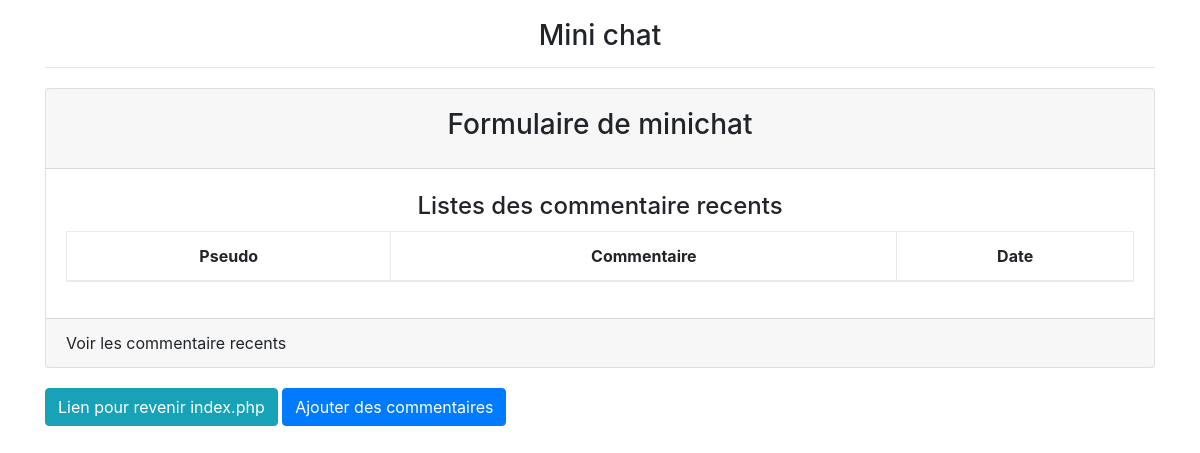
Before: /minichat.php with the older database file.
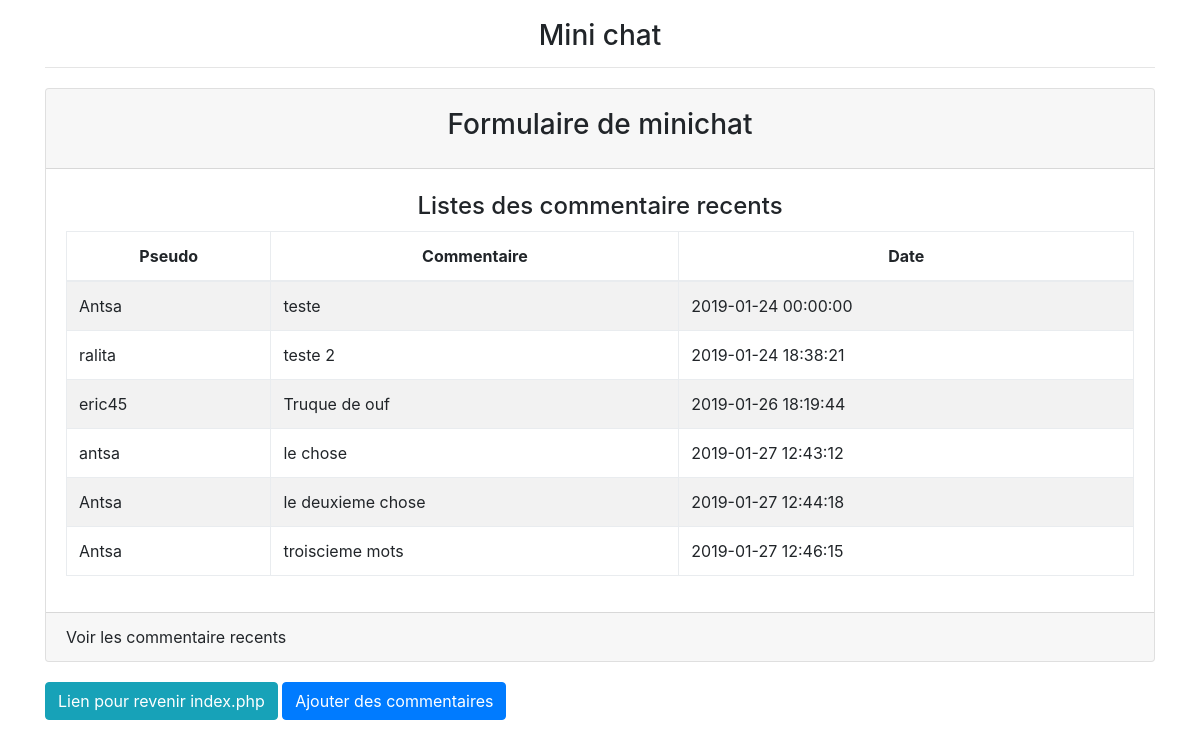
After: the same page with the newer database file.
### tables this page shows
CREATE TABLE IF NOT EXISTS `minichat` (
  `id` int(11) NOT NULL,
  `pseudo` varchar(150) NOT NULL,
  `commentaire` varchar(250) NOT NULL,
  `dateInsert` datetime NOT NULL
);

### function.php (called while the page is built, shortened)
<?php
function affiche($crud)
{
    global $bdd;
    $req=$bdd->prepare($crud);
    $req->execute();
    $reqTab=$req->fetchall();
    return $reqTab;
}
 ?>

### minichat.php (the view, shortened to what this page needs)
<?php
$crud="SELECT * FROM minichat";
$tab=affiche($crud);
?>
<!DOCTYPE html>
<html lang="fr" dir="ltr">
<head>
    <link rel="stylesheet" type="text/css" href=css/toast.min.css>
    <link rel="stylesheet" type="text/css" href=css/bootstrap.min.css>
    <link rel="stylesheet" type="text/css" href=css/style.css>
</head>
<body>
<div class="container margin-top ">
    <h3 class="text-center">Mini chat </h3>
    <hr/>
    <div class="margin-top">
        <div class="card bg-muted">
            <div class="card-header text-center">
                <h3 class="p-2" >Formulaire de minichat</h3>
            </div>
            <div class="card-body">
                <h4 class="p-1 text-center"> Listes des commentaire recents </h4>
                    <table class="table table-bordered table-condansed table-striped">
                        <thead class="text-center">
                        <tr >
                            <th class="text-center"> Pseudo </th>
                            <th class="text-center"> Commentaire </th>
                            <th class="text-center"> Date </th>
                        </tr>
                        </thead>
                        <tbody>
                            <?php
                                foreach($tab as $tablo)
                                {
                                    ?>
                            <tr>
                                <td><?php echo $tablo[1]; ?></td>
                                <td><?php echo $tablo[2]; ?></td>
                                <td><?php echo $tablo[3]; ?></td>
                            </tr>
                            <?php
                                }
                                ?>
                        </tbody>
                    </table>
            </div>
            <div class="card-footer">Voir les commentaire recents</div>
        </div>
        <a href="index.php" class="btn btn-info margin-top">Lien pour revenir index.php</a>
        <button type="button" class="btn btn-primary margin-top" data-toggle="modal" data-target="#minichat" >Ajouter des commentaires</button>
</div>
</div>
</body>
</html>

### css/style.css (style rules this page uses)
.margin-top { margin-top: 20px; }

Changed rows visible on the page:
added minichat: pseudo "Antsa", commentaire "teste", dateInsert "2019-01-24 00:00:00"
added minichat: pseudo "ralita", commentaire "teste 2", dateInsert "2019-01-24 18:38:21"
added minichat: pseudo "eric45", commentaire "Truque de ouf", dateInsert "2019-01-26 18:19:44"
added minichat: pseudo "antsa", commentaire "le chose", dateInsert "2019-01-27 12:43:12"
added minichat: pseudo "Antsa", commentaire "le deuxieme chose", dateInsert "2019-01-27 12:44:18"
added minichat: pseudo "Antsa", commentaire "troiscieme mots", dateInsert "2019-01-27 12:46:15"
